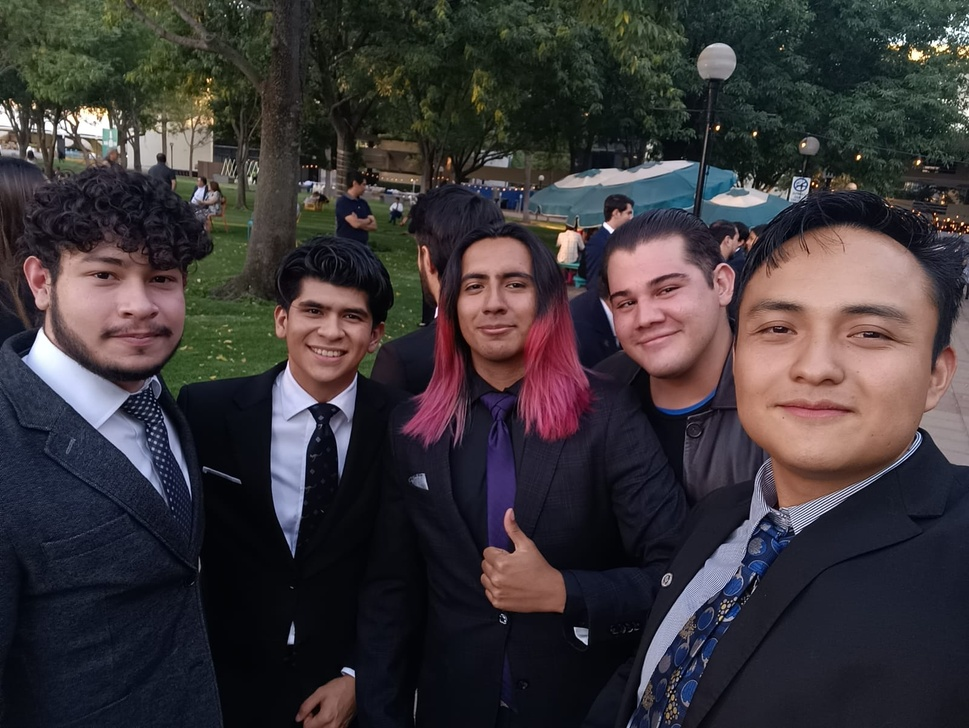
#> input picture Extras/images/people.jpg, 969 x 728 px, shrunk from 1600 x 1202 before the run, found by its file name
$ python HPF.py
#> lines starting #> are read from the running program, lines starting #| are printed output that depends on the picture
import cv2 as cv
import numpy as np
from scipy import ndimage

kernel_3x3 = np.array([[-1, -1, -1],
                       [-1, 8, -1],
                       [-1, -1, -1]])

# Reading the image
img = cv.imread(r'Extras\images\people.jpg', 0)
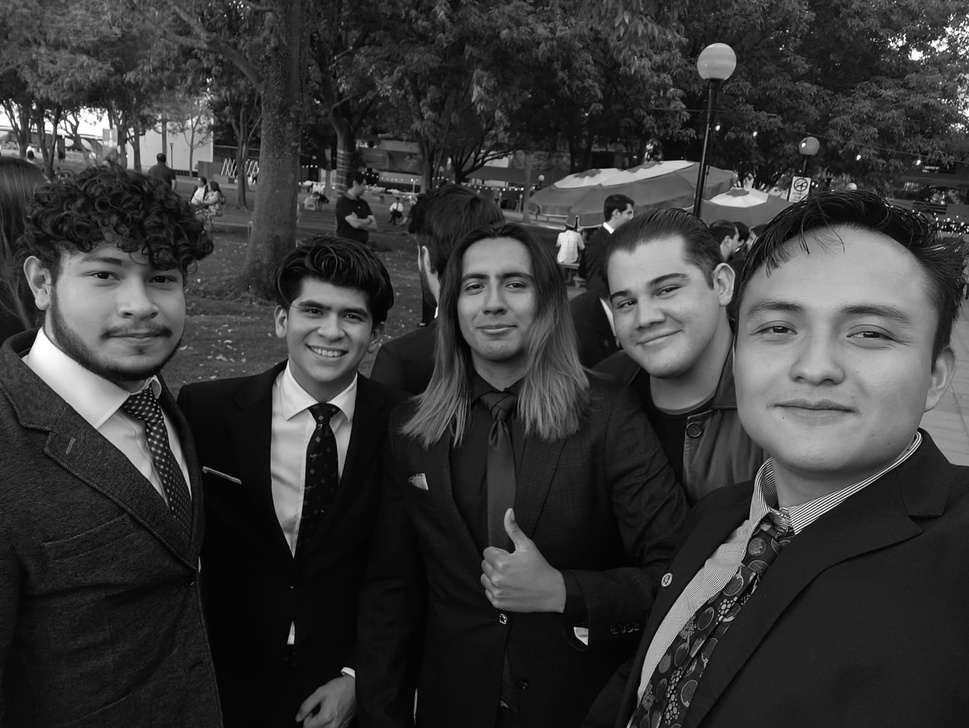
#> img: shape (728, 969); min 0, max 255, mean 56.2

# Provides convolve function for multidimensional arrays
k3 = ndimage.convolve(img, kernel_3x3)
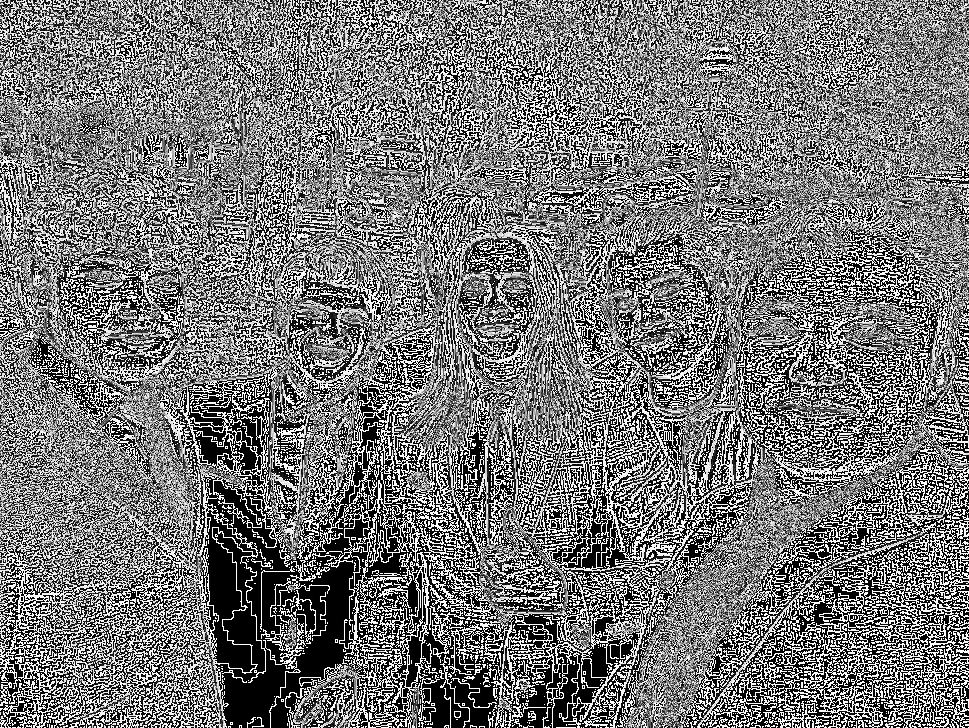
#> k3: shape (728, 969); min 0, max 255, mean 118.9

# Applying Gaussian noise
blurred = cv.GaussianBlur(img, (17, 17), 0)
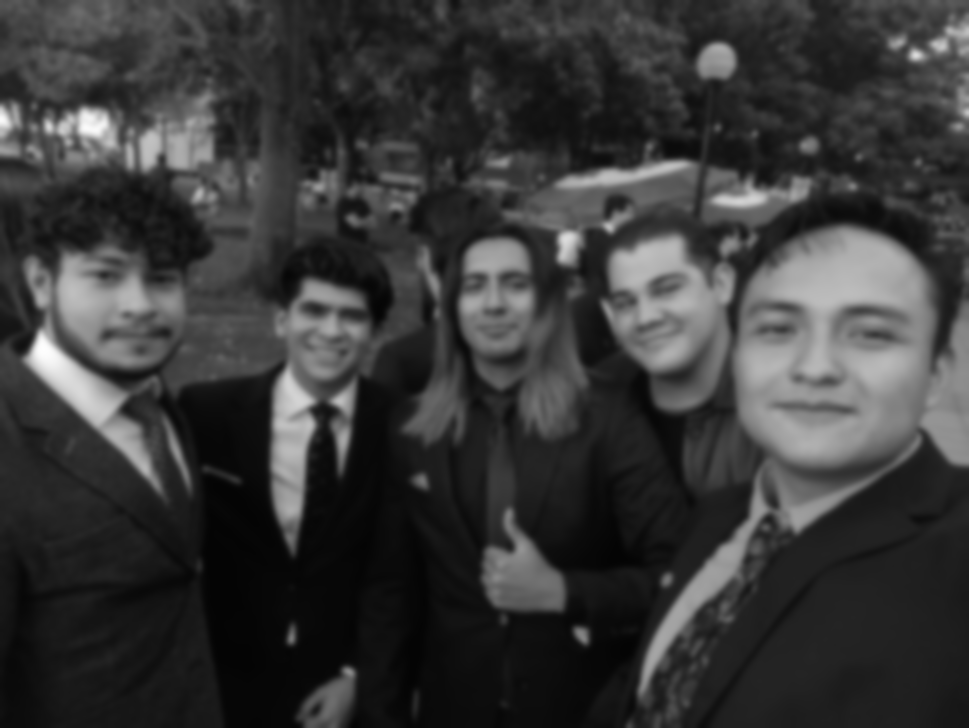
#> blurred: shape (728, 969); min 4, max 254, mean 56.2
g_hpf = img - blurred
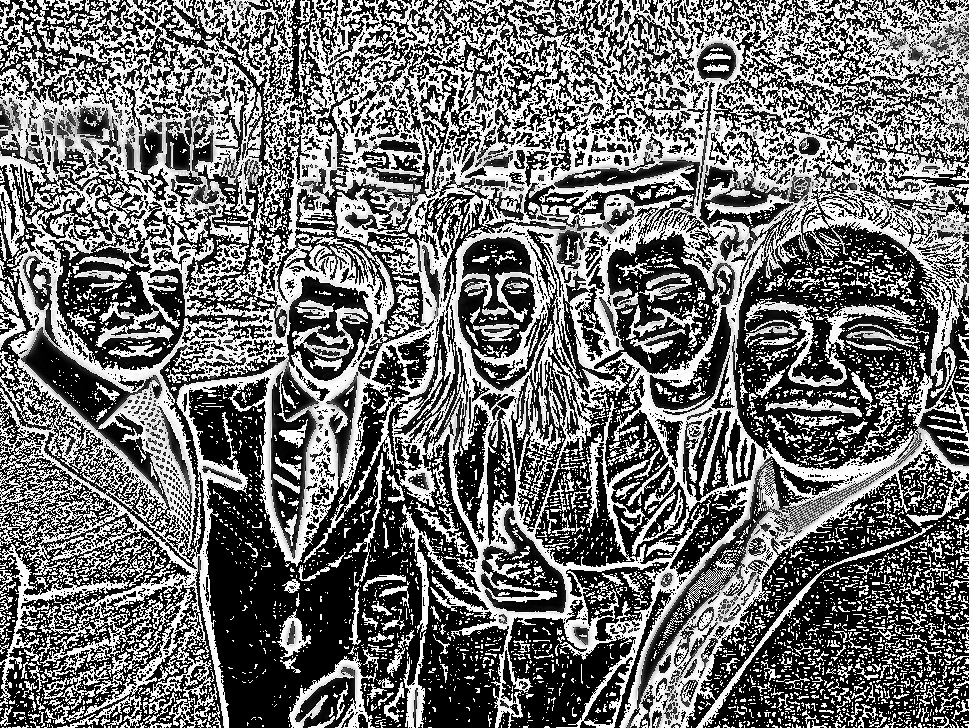
#> g_hpf: shape (728, 969); min 0, max 255, mean 112.1

cv.imshow('3x3', k3)
cv.imshow('Blurred', blurred)
cv.imshow('HPF', g_hpf)

cv.waitKey()
cv.destroyAllWindows()
